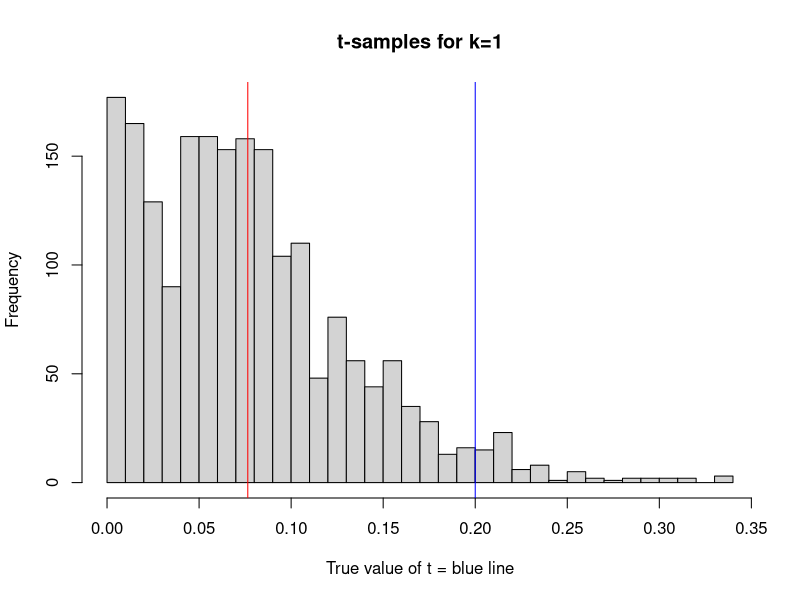
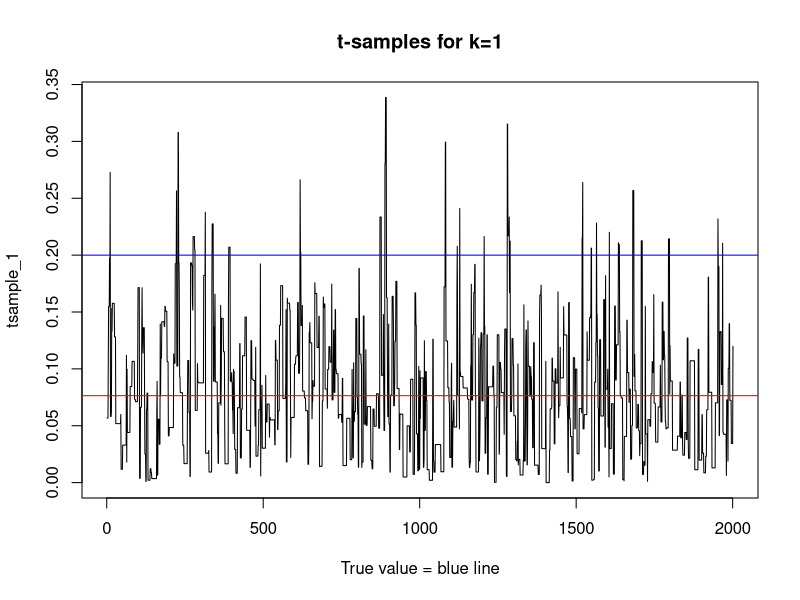
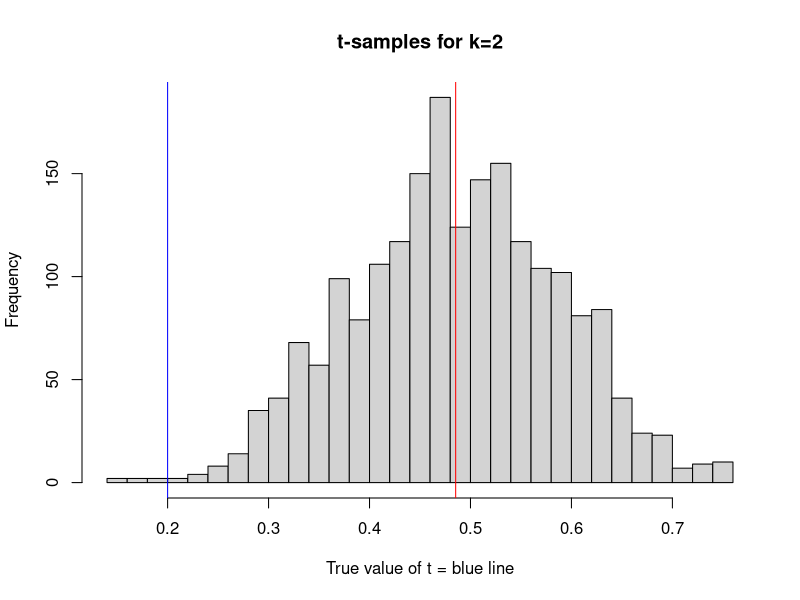
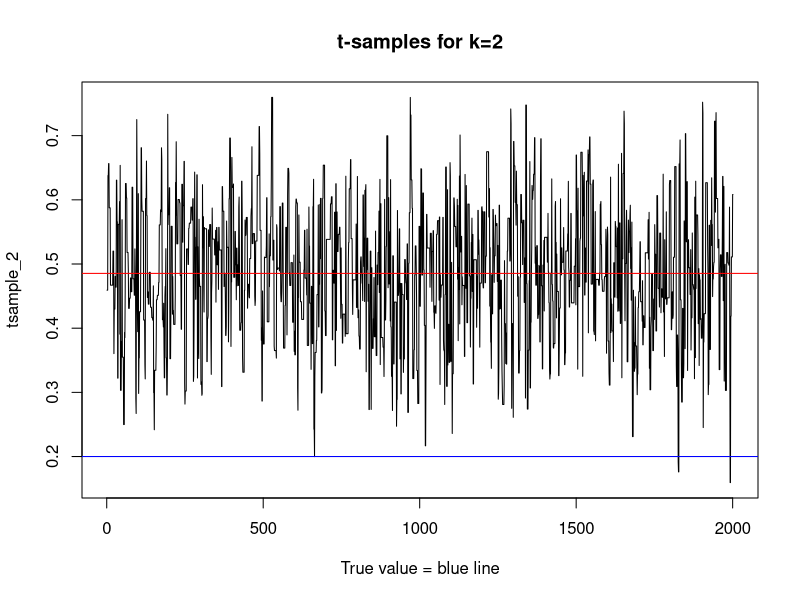
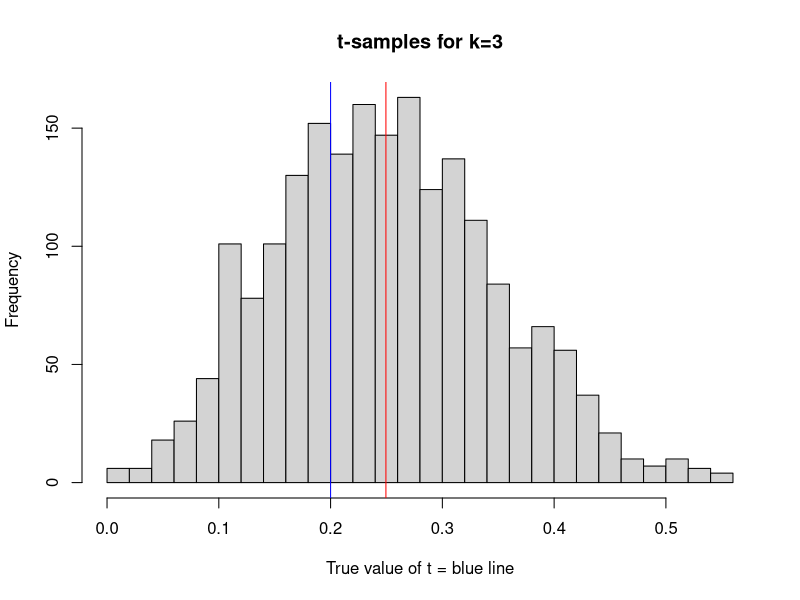
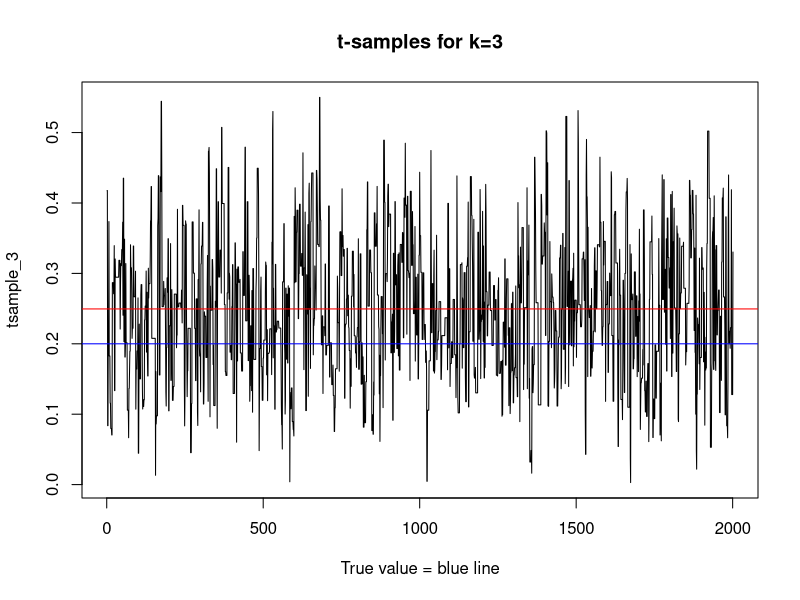
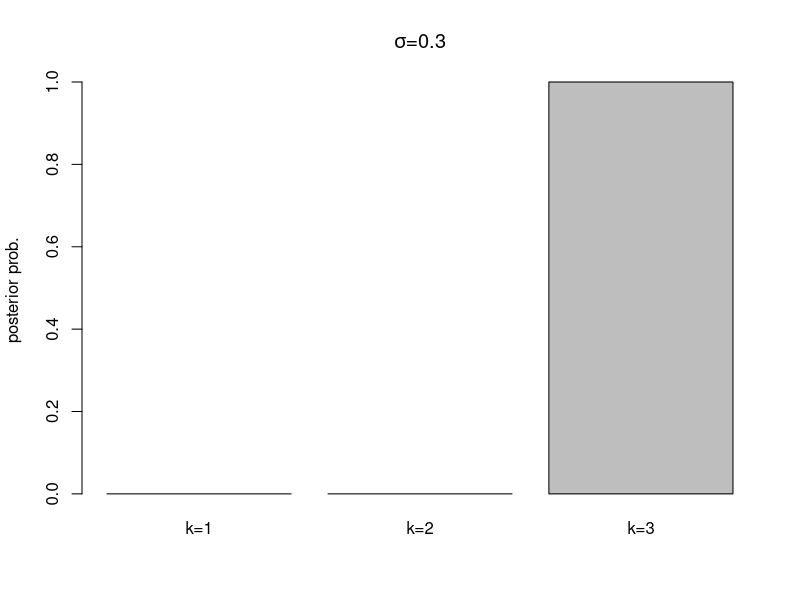

Write R code to recreate these figures, in order.
# Ben's Function:

library(dplyr)
library(ggplot2)

gFuns= function(t,k, sd_noise=0){
  if (t<0|t>10) {
    #cat('Warning: give a t between 0 and 10\n') 
    value = NA
  } else {
    
    if (k==1|k==2|k==3){
      klevel = 3
      mlevel = 10
      # set the upper limit for t 
      xlimt = 10
      # generate a data.frame with slope and intercept for each k and m level 
      data_km = expand.grid(k0=1:klevel,m0=1:mlevel)
      
      #set.seed(1);data_km$a = rnorm(nrow(data_km));data_km$b= rnorm(nrow(data_km))
      data_km = structure(list(k0 = c(1L, 2L, 3L, 1L, 2L, 3L, 1L, 2L, 3L, 1L, 
      2L, 3L, 1L, 2L, 3L, 1L, 2L, 3L, 1L, 2L, 3L, 1L, 2L, 3L, 1L, 2L,3L, 1L, 2L, 3L),
                               
      m0 = c(1L, 1L, 1L, 2L, 2L, 2L, 3L, 3L, 3L, 4L, 4L, 4L, 5L, 5L, 5L, 6L, 6L, 6L,
      7L, 7L, 7L, 8L, 8L, 8L, 9L, 9L,9L, 10L, 10L, 10L), 
      a = c(-0.626453810742332, 0.183643324222082,-0.835628612410047, 1.59528080213779, 0.329507771815361, -0.820468384118015, 
      0.487429052428485, 0.738324705129217, 0.575781351653492, -0.305388387156356, 
      1.51178116845085, 0.389843236411431, -0.621240580541804, -2.2146998871775, 
      1.12493091814311, -0.0449336090152309, -0.0161902630989461, 0.943836210685299, 
      0.821221195098089, 0.593901321217509, 0.918977371608218, 0.782136300731067, 
      0.0745649833651906, -1.98935169586337, 0.61982574789471, -0.0561287395290008, 
      -0.155795506705329, -1.47075238389927, -0.47815005510862, 0.417941560199702),
      b = c(1.35867955152904, -0.102787727342996, 0.387671611559369, 
     -0.0538050405829051, -1.37705955682861, -0.41499456329968, -0.394289953710349, 
      -0.0593133967111857, 1.10002537198388, 0.763175748457544, -0.164523596253587, 
      -0.253361680136508, 0.696963375404737, 0.556663198673657, -0.68875569454952, 
     -0.70749515696212, 0.36458196213683, 0.768532924515416, -0.112346212150228, 
      0.881107726454215, 0.398105880367068, -0.612026393250771, 0.341119691424425, 
      -1.12936309608079, 1.43302370170104, 1.98039989850586, -0.367221476466509, 
      -1.04413462631653, 0.569719627442413, -0.135054603880824)), 
     .Names = c("k0", "m0", "a", "b"), out.attrs = structure(list(dim = structure(c(3L, 
      10L), .Names = c("k0", "m0")), dimnames = structure(list(k0 = c("k0=1", 
     "k0=2", "k0=3"), m0 = c("m0= 1", "m0= 2", "m0= 3", "m0= 4", "m0= 5", 
     "m0= 6", "m0= 7", "m0= 8", "m0= 9", "m0=10")), .Names = c("k0","m0"))), 
     .Names = c("dim", "dimnames")), row.names = c(NA, -30L), class = "data.frame")
      
      temp = data_km%>%dplyr::filter(k0==k)
      value = temp$a*t+temp$b+rnorm(length(mlevel), sd=sd_noise)
    } else {
      #cat('Warning: give a k from 1, 2, 3\n')
      value = NA
    }
  }
  return(value)
}
# End of Ben's code
#############################################################################

t = 0.2
tmax = 10
k = 3
sigma_noise = 0.3

#yobs = gFuns(t=0.2,k=3,sd_noise=sigma_noise)

yobs=c(0.9410312,0.1413971,1.9356670,0.5450923,0.2567158,1.6777855,1.3023867,
       -0.8067481,0.3221048,0.6690190)

##############################################################################

#loglikelihood
log.liklihood.fun=function(yobs,k,t,sigma_noise,n=10){
  
log.likli=-n*log(sigma_noise)-n/2*log(2*pi)-(1/(2*(sigma_noise)^2))*sum((yobs-gFuns(t,k,sd_noise=0))^2)

  return(log.likli)
}

# Prior for t
w1=function(t){
  t_value=dunif(t, min = 0, max = tmax, log = TRUE)
  return(t_value)
} 

# Prior for k
w2=log(1/3)


#joint-log-posterior
log.postFunc=function(yobs,k,t,sigma_noise){
  
  log.post=log.liklihood.fun(yobs,k,t,sigma_noise,n=10)+ w1(t) + w2
  
  return(log.post)
}

#log-posterior of t
log.postFunc_t = function(yobs,k,t,sigma_noise){
  log.post_t=log.liklihood.fun(yobs,k,t,sigma_noise,n=10)+ w1(t)
   
return(log.post_t)
}


############################################################ 
# MCMC
MCMC_Fun = function(yobs,k,sigma_noise,iterations=2500,sigma_stepsize=0.2,t_start=1,burnIn=500){

  proposalfunction <- function(par,sigma_stepsize){
    prop = rnorm(1,mean = par, sd=sigma_stepsize)
    return(prop)
  }

chain = array(dim = c(iterations+1,1))
chain[1,] = t_start
for(i in 1: iterations){
 param=chain[i,]
 
 prop=proposalfunction(param,sigma_stepsize)
 
 alph=(log.postFunc_t(yobs,k,prop,sigma_noise)-log.postFunc_t(yobs,k,param,sigma_noise))
  if(is.na(alph)){alph=-Inf}
   if (log(runif(1)) < alph){

      param=prop
      }
  chain[i+1,] = param 
}

return(chain[burnIn:iterations])

}

tsample_1 = MCMC_Fun(yobs,k=1,sigma_noise)
tsample_2 = MCMC_Fun(yobs,k=2,sigma_noise)
tsample_3 = MCMC_Fun(yobs,k=3,sigma_noise)

acceptance_1 =1-mean(duplicated(tsample_1))
acceptance_1
acceptance_2 =1-mean(duplicated(tsample_2))
acceptance_2
acceptance_3 =1-mean(duplicated(tsample_3))
acceptance_3

hist(tsample_1,nclass=30, main="t-samples for k=1", xlab="True value of t = blue line" )
abline(v = mean(tsample_1),col="red")
abline(v = t, col="blue" )

plot(tsample_1, type = "l", xlab="True value = blue line" , main = "t-samples for k=1", )
abline(h=mean(tsample_1) , col="red")
abline(h = t, col="blue" )



hist(tsample_2,nclass=30 , main="t-samples for k=2", xlab="True value of t = blue line" )
abline(v = mean(tsample_2),col="red")
abline(v = t, col="blue" )

plot(tsample_2, type = "l", xlab="True value = blue line" , main = "t-samples for k=2", )
abline(h=mean(tsample_2) , col="red")
abline(h = t, col="blue" )



hist(tsample_3,nclass=30 , main="t-samples for k=3", xlab="True value of t = blue line" )
abline(v = mean(tsample_3),col="red")
abline(v = t, col="blue" )

plot(tsample_3, type = "l", xlab="True value = blue line" , main = "t-samples for k=3", )
abline(h=mean(tsample_3) , col="red")
abline(h = t, col="blue" )

################################################
#Luyao'codes

# Normalizing constant
lalpha= function(t){
  return(50) 
}

lpostk1 = function(t){
return(lalpha(t)+log.postFunc(yobs,k=1,t,sigma_noise))
}

lpostk2 = function(t){
  return(lalpha(t)+log.postFunc(yobs,k=2,t,sigma_noise))
}

lpostk3 = function(t){
  return(lalpha(t)+log.postFunc(yobs,k=3,t,sigma_noise))
}


E1Q2 = mean(exp(as.numeric(lapply(tsample_1,lpostk2))))
E2Q1 = mean(exp(as.numeric(lapply(tsample_2,lpostk1))))

E1Q3 = mean(exp(as.numeric(lapply(tsample_1,lpostk3))))
E3Q1 = mean(exp(as.numeric(lapply(tsample_3,lpostk1))))

E3Q2 = mean(exp(as.numeric(lapply(tsample_3,lpostk2))))
E2Q3 = mean(exp(as.numeric(lapply(tsample_2,lpostk3))))


unnorm_prob = c(1,E1Q2/E2Q1,E1Q3/E3Q1)
norm_prob = unnorm_prob/sum(unnorm_prob)
barplot(norm_prob,ylab="posterior prob.",names.arg=c("k=1", "k=2", "k=3"),
        main=substitute(paste(sigma,"=",noise),list(noise = 0.3)))

############################################ THE END ####################################





